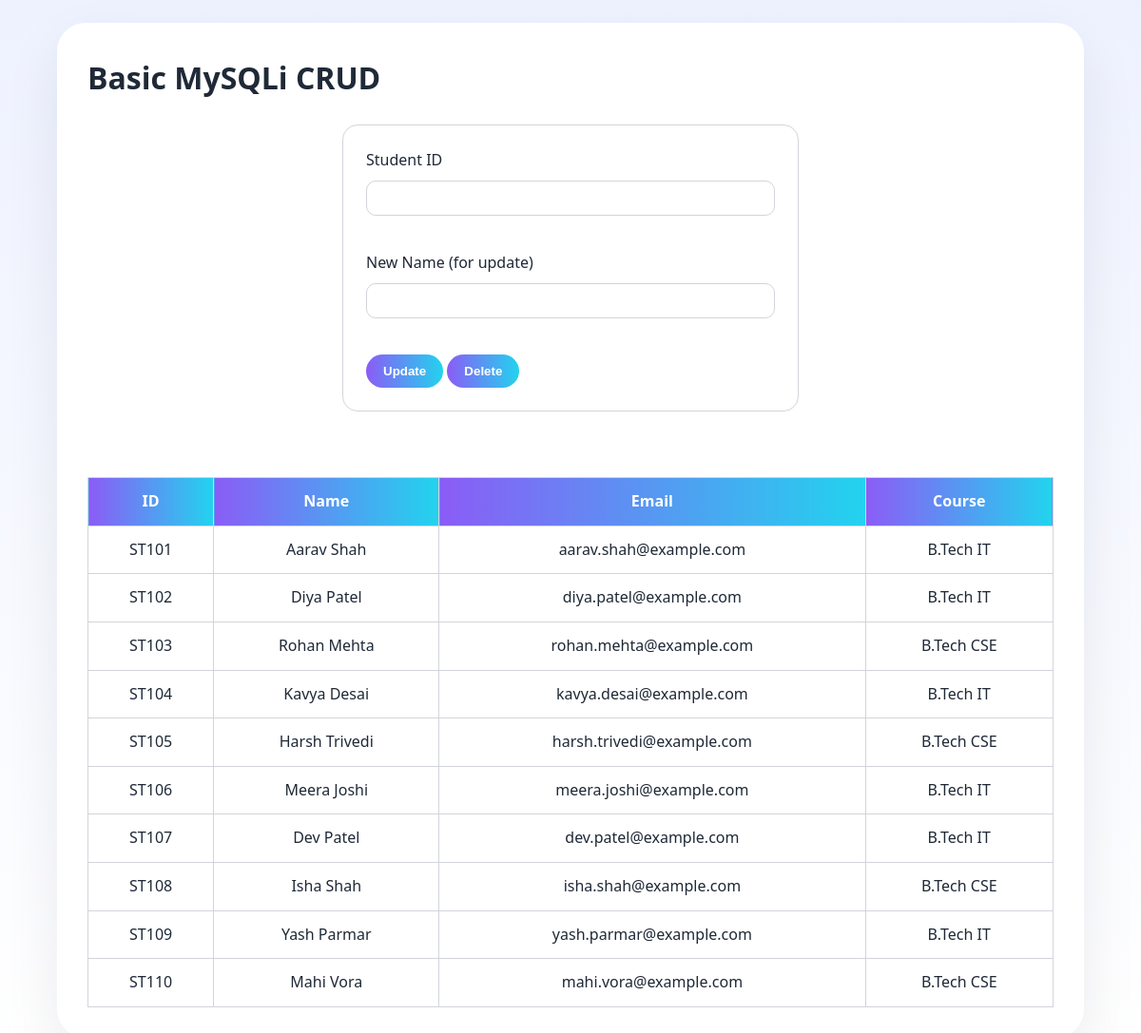
Page /Pages/crud.php on the committed database.
### tables this page shows
CREATE TABLE students (
    student_id VARCHAR(20) PRIMARY KEY,
    full_name VARCHAR(100) NOT NULL,
    email VARCHAR(100) NOT NULL UNIQUE,
    mobile VARCHAR(15),
    course VARCHAR(50) NOT NULL,
    year INT NOT NULL,
    gender VARCHAR(20)
);

### Pages/crud.php (the view, shortened to what this page needs)
<?php
require_once __DIR__ . "/../db/db.php";
$result = mysqli_query(
    $conn,
    "SELECT student_id, full_name, email, course
     FROM students
     ORDER BY student_id"
);
?>
<!DOCTYPE html>
<html lang="en">
<head>
    <link rel="stylesheet" href="../css/style.css">
</head>
<body>
    <main>
        <h1>Basic MySQLi CRUD</h1>
        <form method="post">
            <label for="student_id">
                Student ID
            </label>
            <br>
            <input
                type="text"
                id="student_id"
                name="student_id"
                required
            >
            <br><br>
            <label for="full_name">
                New Name (for update)
            </label>
            <br>
            <input
                type="text"
                id="full_name"
                name="full_name"
            >
            <br><br>
            <button
                type="submit"
                name="action"
                value="update"
            >
                Update
            </button>
            <button
                type="submit"
                name="action"
                value="delete"
            >
                Delete
            </button>
        </form>
        <br>
        <table border="1">
            <tr>
                <th>ID</th>
                <th>Name</th>
                <th>Email</th>
                <th>Course</th>
            </tr>
            <?php while ($row = mysqli_fetch_assoc($result)): ?>
                <tr>
                    <td>
                        <?php echo htmlspecialchars($row["student_id"]); ?>
                    </td>
                    <td>
                        <?php echo htmlspecialchars($row["full_name"]); ?>
                    </td>
                    <td>
                        <?php echo htmlspecialchars($row["email"]); ?>
                    </td>
                    <td>
                        <?php echo htmlspecialchars($row["course"]); ?>
                    </td>
                </tr>
            <?php endwhile; ?>
        </table>
    </main>
</body>
</html>

### css/style.css (style rules this page uses)
:root { --bg: #ffffff; --panel: #ffffff; --text: #1f2937; --muted: #4b5563; --accent: #8b5cf6; --accent-2: #22d3ee; --border: #d1d5db; }
* { margin: 0; padding: 0; box-sizing: border-box; }
body { font-family: 'Segoe UI', Arial, sans-serif; line-height: 1.6; background: linear-gradient(180deg, #eef2ff 0%, #ffffff 100%); color: var(--text); min-height: 100vh; }
main { width: min(1080px, 100%); min-height: 100vh; margin: 24px auto; padding: 32px; background: var(--panel); border-radius: 30px; box-shadow: 0 24px 60px rgba(15, 23, 42, 0.08); }
table { width: 100%; border-collapse: collapse; margin-top: 20px; }
table, th, td { border: 1px solid var(--border); }
th { background: linear-gradient(90deg, var(--accent), var(--accent-2)); color: white; padding: 12px; }
td { padding: 12px; text-align: center; background: var(--panel); }
form { background: var(--panel); padding: 24px; width: min(480px, 100%); margin: 24px auto; border-radius: 16px; border: 1px solid var(--border); }
input, select, textarea { width: 100%; padding: 10px 12px; margin: 8px 0 12px; border: 1px solid var(--border); border-radius: 10px; background: var(--panel); color: var(--text); }
button { background: linear-gradient(90deg, var(--accent), var(--accent-2)); color: white; border: none; padding: 10px 18px; border-radius: 999px; cursor: pointer; font-weight: 600; }

### rows in the picture
students: student_id "ST101", full_name "Aarav Shah", email "aarav.shah@example.com", course "B.Tech IT"
students: student_id "ST102", full_name "Diya Patel", email "diya.patel@example.com", course "B.Tech IT"
students: student_id "ST103", full_name "Rohan Mehta", email "rohan.mehta@example.com", course "B.Tech CSE"
students: student_id "ST104", full_name "Kavya Desai", email "kavya.desai@example.com", course "B.Tech IT"
students: student_id "ST105", full_name "Harsh Trivedi", email "harsh.trivedi@example.com", course "B.Tech CSE"
students: student_id "ST106", full_name "Meera Joshi", email "meera.joshi@example.com", course "B.Tech IT"
students: student_id "ST107", full_name "Dev Patel", email "dev.patel@example.com", course "B.Tech IT"
students: student_id "ST108", full_name "Isha Shah", email "isha.shah@example.com", course "B.Tech CSE"
students: student_id "ST109", full_name "Yash Parmar", email "yash.parmar@example.com", course "B.Tech IT"
students: student_id "ST110", full_name "Mahi Vora", email "mahi.vora@example.com", course "B.Tech CSE"
